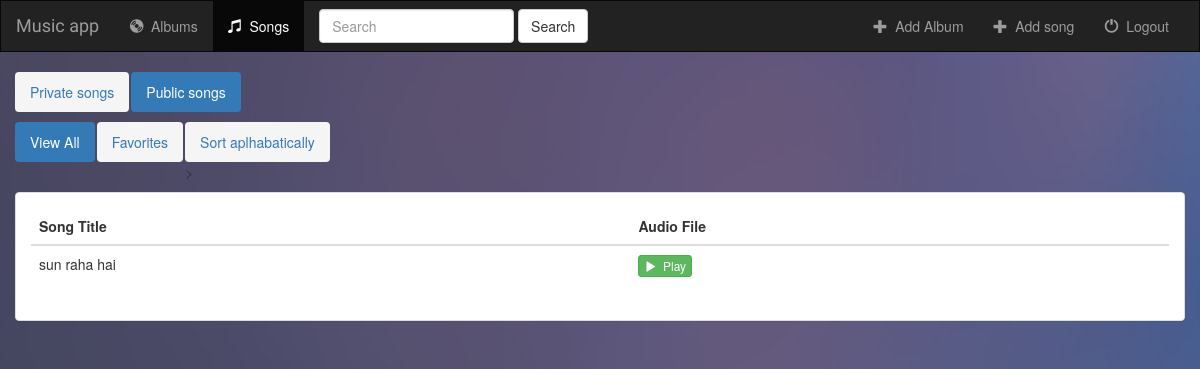
Page /songs/all/public/ (signed in) on the earlier database version.
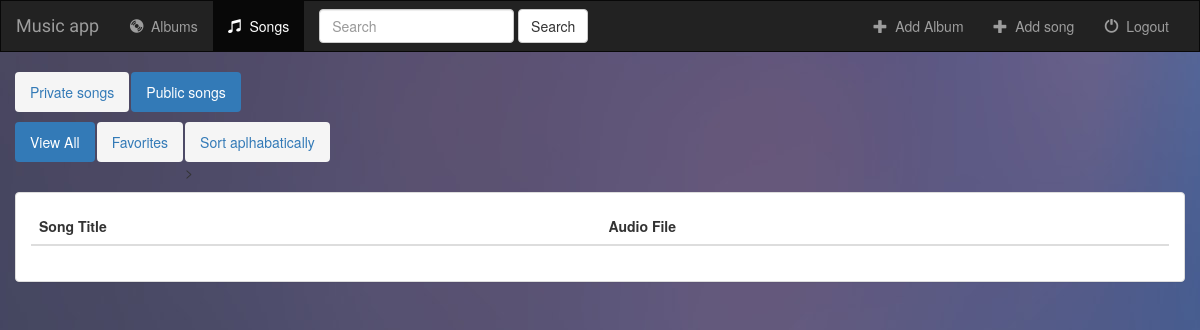
Same page on the later database version.
### music/models.py (models this page shows, shortened)
class Song(models.Model):
    user = models.ForeignKey(User, default=1,on_delete=models.CASCADE)
    album = models.ForeignKey(Album, on_delete=models.CASCADE, null=True)
    song_title = models.CharField(max_length=250)
    audio_file = models.FileField(default='')
    song_visibility = models.CharField(max_length=100, default="private")
    is_favorite = models.BooleanField(default=False)

### music/views.py (the view)
# urls.py: url(r'^songs/(?P<filter_by>[a-zA_Z]+)/(?P<modifier>[a-zA_Z]+)/$', views.songs, name='songs'),
def songs(request, filter_by, modifier='private'):
    if not request.user.is_authenticated:
        return render(request, 'music/login.html')
    else:
        if modifier == 'private':
            album = Album.objects.filter(user=request.user)
            songs = Song.objects.filter(user=request.user)
            if filter_by == 'favorites':
                songs = songs.filter(is_favorite=True)
            return render(request, 'music/songs.html', {'song_list':songs, 'filter_by':filter_by, 'modifier':modifier, 'albums':album})
        else:
            songs = Song.objects.filter(song_visibility="public")
            return render(request, 'music/songs.html', {'song_list':songs, 'filter_by':filter_by, 'modifier':modifier})

### music/templates/music/songs.html (shortened to what this page needs)
{% extends 'music/layout.html' %}
{% block songs_active %}active{% endblock %}
{% block body %}
<div class="container-fluid songs-container">
    <div class="row">
        <div class="col-sm-12">
            <ul class="nav nav-pills" style="margin-bottom: 10px;">
                <li role="presentation" {% if modifier == 'private' %}class="active"{% endif %}><a href="{% url 'music:songs' 'all' 'private' %}">Private songs</a></li>
                <li role="presentation" {% if modifier == 'public' %}class="active"{% endif %}><a href="{% url 'music:songs' 'all' 'public' %}">Public songs</a></li>
            </ul>
            <ul class="nav nav-pills" style="margin-bottom: 10px;">
                <li role="presentation" {% if filter_by == 'all' %}class="active"{% endif %}><a href="{% url 'music:songs' 'all' 'private' %}">View All</a></li>
                <li role="presentation" {% if filter_by == 'favorites' %}class="active"{% endif %}><a href="{% url 'music:songs' 'favorites' 'private' %}">Favorites</a></li>
                <li role="presentation"><a onclick="sortTable()">Sort aplhabatically</a>></li>
            </ul>
        </div>
    </div>
    <div class="row">
        <div class="col-sm-12">
            <div class="panel panel-default">
                <div class="panel-body">
                    <table id="songs_table" class="table">
                        <thead>
                            <tr>
                                <th>Song Title</th>
                                <th>Audio File</th>
                            </tr>
                        </thead>
                        <tbody>
                            {% for song in song_list %}
                                <tr>
                                    <td>{{ song.song_title }}</td>
                                    <td>
                                        <a target="_blank" href="{{ song.audio_file.url }}">
                                            <button type="button" class="btn btn-success btn-xs">
                                                <span class="glyphicon glyphicon-play"></span>&nbsp; Play
                                            </button>
                                        </a>
                                    </td>
                                </tr>
                            {% endfor %}
                        </tbody>
                    </table>
                </div>
            </div>
        </div>
    </div>
</div>
{% endblock %}

Differences in the rows shown:
removed Song: song_title "sun raha hai"
